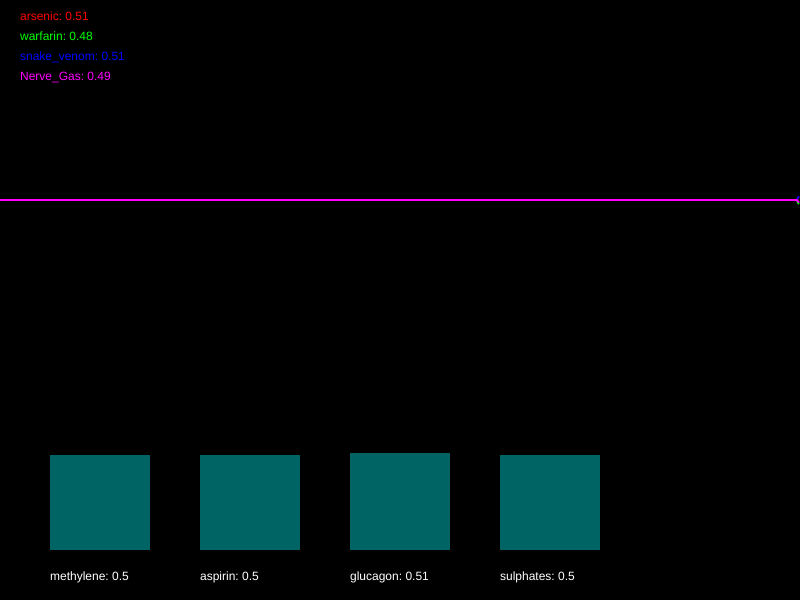
Frame 1 (no input)
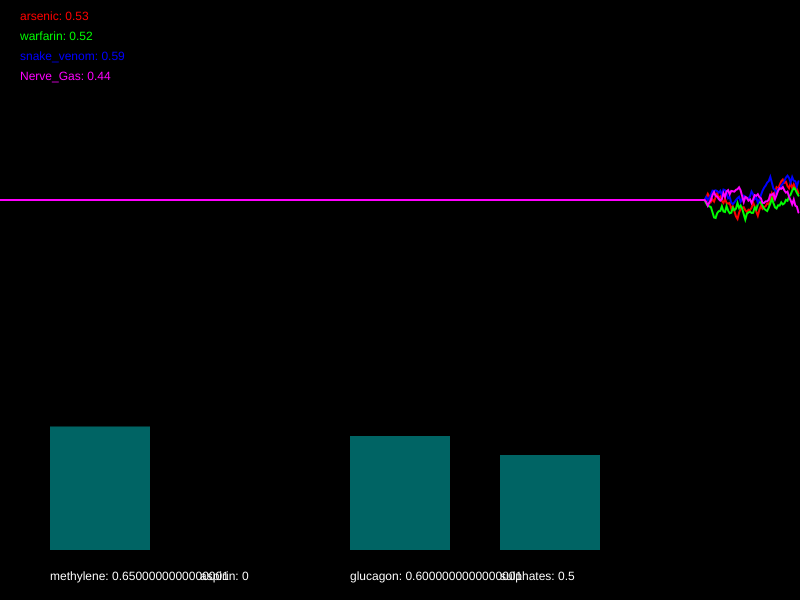
Frame 60 (no input)
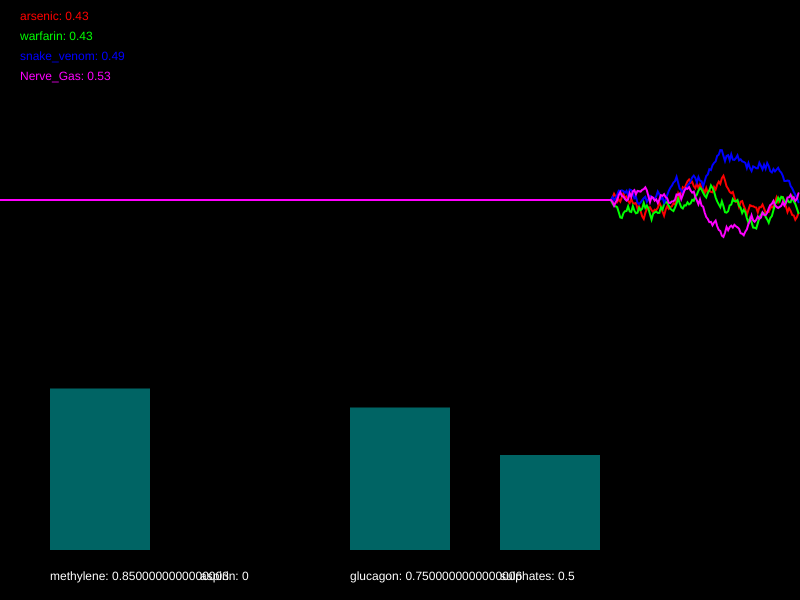
Frame 120 (the mouse pressed at the canvas centre since frame 60)

The p5.js sketch that drew these frames (run headless with seeded random() and noise() and a simulated clock; from frame 60 on, the mouse is pressed at the canvas centre):

// p5.js sketch
// ── sketch.js
/*

Officer: 5148740
CaseNum: 401-1-54006711-5148740

Case 401 - The Case of Norbert's Weiner Stand
Stage 2 - Toxic Burrito

Norbert is at it again. This time he’s set up a burrito stall and is lacing burritos with his foul toxin. The chaos is spreading. People are dropping like flies and burrito sales have fallen through the floor. To make matters worse it seems Norbert has cottoned on to our methods and has upped the complexity of his poison. You’ll find the antidote harder to develop this time. So kid, head down to the lab and get working.

You must develop the antidote by using conditional statements in the draw loop to do the following:

	- If Nerve_Gas goes above 0.4 and snake_venom dips below 0.28, decrement methylene by 0.04
	- If arsenic goes above 0.59, try increasing methylene by 0.05
	- If warfarin dips below 0.45, reduce aspirin by 0.04
	- If Nerve_Gas goes above 0.71, increment aspirin by 0.03
	- When snake_venom goes above 0.43, reduce glucagon by 0.04
	- When arsenic dips below 0.56 or warfarin goes above 0.67, raise glucagon by 0.05
	- If arsenic goes above 0.7, try decreasing sulphates by 0.05
	- When Nerve_Gas goes above 0.45 and snake_venom dips below 0.32, increase sulphates by 0.04


Your conditional statements should consider the following poisons:

	- arsenic
	- warfarin
	- snake_venom
	- Nerve_Gas


Your conditional statements should modify the following antidotes:

	- methylene
	- aspirin
	- glucagon
	- sulphates


- There are many ways to complete this task but you should only use the following commands and operators:

	if(){}
	>
	<
	&&
	||
	+=
	-=

*/

//Declare the poison variables
var arsenic;
var warfarin;
var snake_venom;
var Nerve_Gas;


//Declare the antidote variables
var methylene;
var aspirin;
var glucagon;
var sulphates;


//This variable is used for drawing the graph
var graphs;


function setup()
{

	createCanvas(800,600);
	strokeWeight(2);

	//initialise the poisons and antidotes
	arsenic = 0.5;
	warfarin = 0.5;
	snake_venom = 0.5;
	Nerve_Gas = 0.5;
	methylene = 0.5;
	aspirin = 0.5;
	glucagon = 0.5;
	sulphates = 0.5;


	//fills the graph with empty values
	graphs = [];

	for(var i = 0; i < 4; i++)
	{
		graphs.push([]);
		for(var j = 0; j < 512; j++)
		{
			graphs[i].push(0.5);
		}
	}

}

function draw()
{

	//Develop the antidote below

	// If Nerve_Gas goes above 0.4 and snake_venom dips below 0.28, decrement methylene by 0.04
	if (Nerve_Gas > 0.4 && snake_venom < 0.28) {
		methylene -= 0.04;
	}

	// - If arsenic goes above 0.59, try increasing methylene by 0.05
	if (arsenic > 0.59) {
		methylene += 0.05;
	}

	// - If warfarin dips below 0.45, reduce aspirin by 0.04
	if (warfarin < 0.45) {
		aspirin -= 0.04;
	}

	// - If Nerve_Gas goes above 0.71, increment aspirin by 0.03
	if (Nerve_Gas > 0.71) {
		aspirin += 0.03;
	}

	// - When snake_venom goes above 0.43, reduce glucagon by 0.04
	if (snake_venom > 0.43) {
		glucagon -= 0.04;
	}

	// - When arsenic dips below 0.56 or warfarin goes above 0.67, raise glucagon by 0.05
	if (arsenic < 0.56 || warfarin > 0.67) {
		glucagon += 0.05;
	}

	// - If arsenic goes above 0.7, try decreasing sulphates by 0.05
	if (arsenic > 0.7) {
		sulphates -= 0.05;
	}

	// - When Nerve_Gas goes above 0.45 and snake_venom dips below 0.32, increase sulphates by 0.04
	if (Nerve_Gas > 0.45 && snake_venom < 0.32) {
		sulphates += 0.04;
	}



	//////////////////////////////////////////////////////

	//the code below generates new values using random numbers

	/*
		For testing, you might want to temporarily comment out
		these lines and set the same variables to constant values
		instead.
	*/

	arsenic = nextValue(graphs[0],arsenic);
	warfarin = nextValue(graphs[1],warfarin);
	snake_venom = nextValue(graphs[2],snake_venom);
	Nerve_Gas = nextValue(graphs[3],Nerve_Gas);


	methylene = constrain(methylene, 0, 1);
	aspirin = constrain(aspirin, 0, 1);
	glucagon = constrain(glucagon, 0, 1);
	sulphates = constrain(sulphates, 0, 1);


	///////// DO NOT CHANGE THE CODE BELOW ///////////

	//drawing code

	// set background
	background(0);
	noFill();

	//draw the graphs for the vitals
	var colors = [
	color(255, 0, 0),
	color(0, 255, 0),
	color(0, 0, 255),
	color(255, 0, 255),
	color(255, 255, 0),
	color(0, 255, 255)
	];

	for(var i = 0; i < graphs.length; i++)
	{
		stroke(colors[i]);
		drawGraph(graphs[i]);
	}

	//draw the poisons as text
	noStroke();
	fill(colors[0]);
	text('arsenic: ' + nf(arsenic,1,2), 20,20);
	fill(colors[1]);
	text('warfarin: ' + nf(warfarin,1,2), 20,40);
	fill(colors[2]);
	text('snake_venom: ' + nf(snake_venom,1,2), 20,60);
	fill(colors[3]);
	text('Nerve_Gas: ' + nf(Nerve_Gas,1,2), 20,80);


	//draw the antidotes bar chart
	drawBar(methylene,50,'methylene');
	drawBar(aspirin,200,'aspirin');
	drawBar(glucagon,350,'glucagon');
	drawBar(sulphates,500,'sulphates');


}

function nextValue(graph, val)
{
	//gets the next value for a vital and puts it in an array for drawing
	var delta = random(-0.03,0.03);

	val += delta;
	if(val > 1 || val < 0)
	{
		delta *= -1;
		val += delta * 2;
	}

	graph.push(val)
	graph.shift();
	return val;
}

function drawGraph(graph)
{
	//draws an array as a graph
	beginShape();
	for(var i = 0; i < graph.length; i++)
	{
			vertex(width * i/512, height * 0.5 - graph[i]* height/3)
	}
	endShape();
}


function drawBar(val, x, name)
{
	//draws the bars for bar chart
    noStroke();
    fill(0,100,100);
	var mh = height * 0.4 - 50;
	rect(x,(height - 50) - val*mh, 100, val*mh);
    fill(255);
	text(name + ": " + val, x, height - 20);
}
